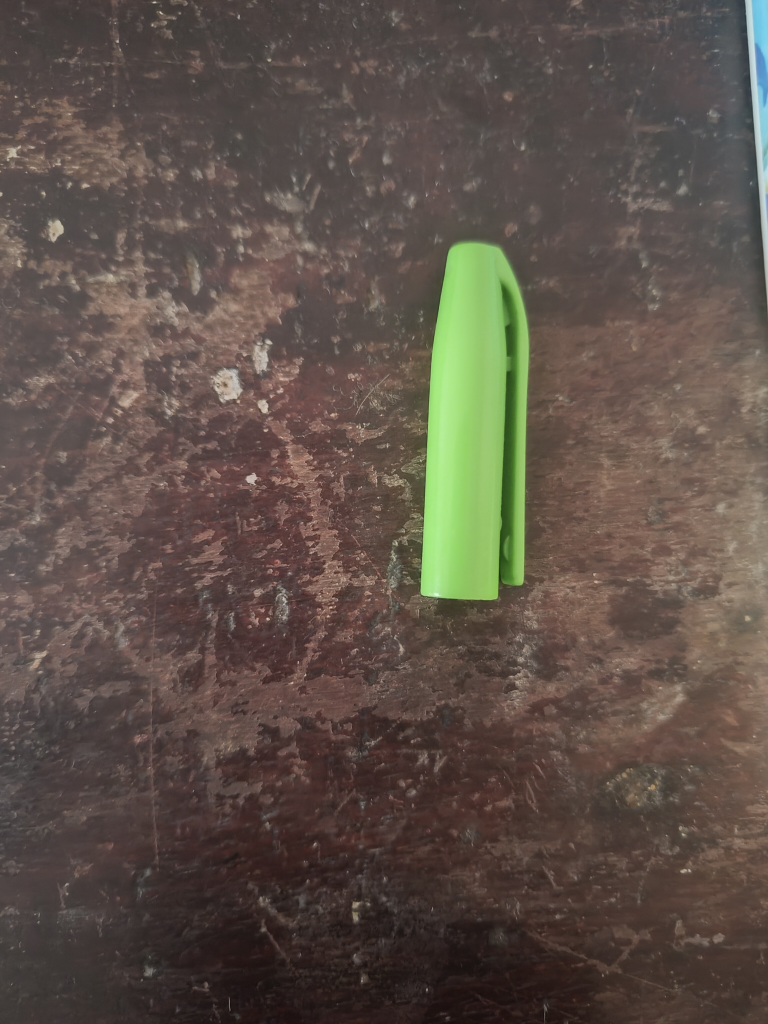
#> input picture Projects/IMG_20240827_113204694.jpg, 3072 x 4096 px, found by its file name (shown at 1/4 size)
$ python measure_size_of_object.py
#> lines starting #> are read from the running program, lines starting #| are printed output that depends on the picture; after the words box and inside, x2 and y2 are one past the last pixel; in counts of white or black regions, pixels touching at a corner belong together
import cv2
import numpy as np
import math

img_path = r'Projects\IMG_20240827_113204694.jpg'

img = cv2.imread(img_path)
#> img is the input picture: shape (4096, 3072, 3); mean B, G, R 72.3, 81, 92.9

DIAGONAL_CM = 36.83
SCREEN_RESOLUTION = (1920, 1080)

aspect_ratio = SCREEN_RESOLUTION[0] / SCREEN_RESOLUTION[1]
height_cm = math.sqrt((DIAGONAL_CM ** 2) / (1 + aspect_ratio ** 2))
width_cm = height_cm * aspect_ratio

PIXEL_SIZE = width_cm / SCREEN_RESOLUTION[0]
DISTANCE = 10

def colour_classifier(img):
    hsv = cv2.cvtColor(img, cv2.COLOR_BGR2HSV)
    lower_green = np.array([30, 50, 50])
    upper_green = np.array([90, 255, 255])
    mask = cv2.inRange(hsv, lower_green, upper_green)
    out_img = cv2.bitwise_and(img, img, mask=mask)
    return out_img, mask

def scale_img(img, scale_factor=0.15):
    WIDTH, HEIGHT = img.shape[1], img.shape[0]
    new_w = int(WIDTH * scale_factor)
    new_h = int(HEIGHT * scale_factor)
    img = cv2.resize(img, (new_w, new_h))
    return img

def draw_bounding_boxes(img, mask):
    contours, _ = cv2.findContours(mask, cv2.RETR_EXTERNAL, cv2.CHAIN_APPROX_SIMPLE)

    for cnt in contours:
        area = cv2.contourArea(cnt)
        if area > 30:
            rect = cv2.minAreaRect(cnt)
            box = cv2.boxPoints(rect)
            box = np.intp(box)
            cv2.drawContours(img, [box], 0, (0, 255, 0), 2)

            width = np.linalg.norm(box[0] - box[1]) * PIXEL_SIZE * DISTANCE / 10
            height = np.linalg.norm(box[0] - box[3]) * PIXEL_SIZE * DISTANCE / 10

            cv2.putText(img, f"Height: {width:.2f} cm", (int(box[0][0]), int(box[0][1])), cv2.FONT_HERSHEY_SIMPLEX, 0.5, (150, 180, 255), 2)
            cv2.putText(img, f"Width: {height:.2f} cm", (int(box[0][0]), int(box[0][1]) + 20), cv2.FONT_HERSHEY_SIMPLEX, 0.5, (150, 180, 255), 2)

    return img

img = scale_img(img, scale_factor=0.15)
#> in scale_img, `img = cv2.resize(img, (new_w, new_h))`:
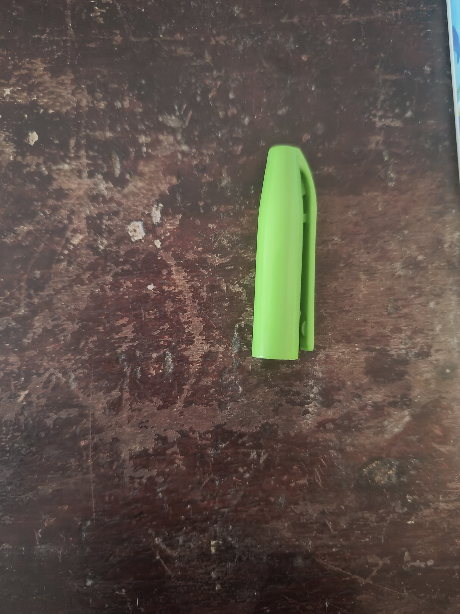
#> img: shape (614, 460, 3); mean of channels 0, 1, 2 72.2, 80.9, 92.8; drawn as B, G, R
masked_img, mask = colour_classifier(img)
#> in colour_classifier, `hsv = cv2.cvtColor(img, cv2.COLOR_BGR2HSV)`: hsv: shape (614, 460, 3); mean H, S, V 14.3, 60.9, 95.4
#> in colour_classifier, `mask = cv2.inRange(hsv, lower_green, upper_green)`:
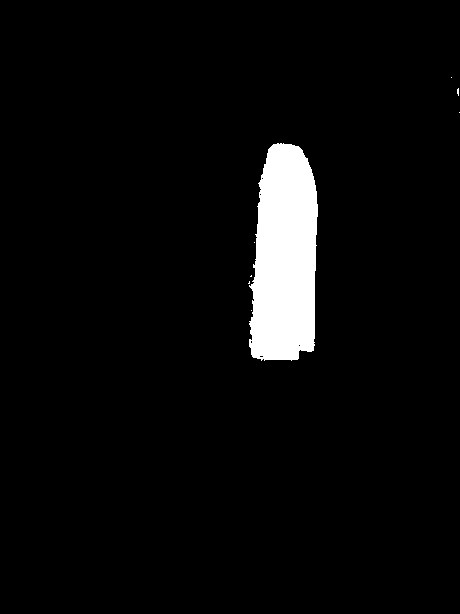
#> mask: shape (614, 460); 4.4% white; 8 white regions (7 under 20 px)
#> in colour_classifier, `out_img = cv2.bitwise_and(img, img, mask=mask)`:
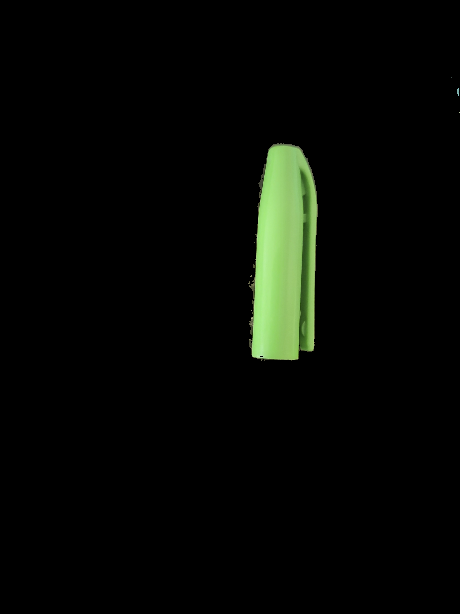
#> out_img: shape (614, 460, 3); mean of channels 0, 1, 2 4.5, 8.4, 6.1; drawn as B, G, R
img_with_boxes = draw_bounding_boxes(img.copy(), mask)
#> in draw_bounding_boxes, `contours, _ = cv2.findContours(mask, cv2.RETR_EXTERNAL, cv2.CHAIN_APPR..`: contours = 8 contours, 7 with area under 20; largest, box (x1, y1, x2, y2) and area: (249, 143, 318, 361) 12113
#> the loop in draw_bounding_boxes, `for cnt in contours:` made 8 passes
#> (area, rect, box, width, height) on pass 5: (12113, ((283, 251.8), (217.5, 66.38), -88.67), [[313, 361], [247, 359], [252, 142], [318, 143]], 1.1, 3.65)

cv2.imshow('Original Image', img)
cv2.imshow('Masked Image', masked_img)
cv2.imshow('Image with Bounding Boxes', img_with_boxes)
cv2.waitKey(0)
cv2.destroyAllWindows()
